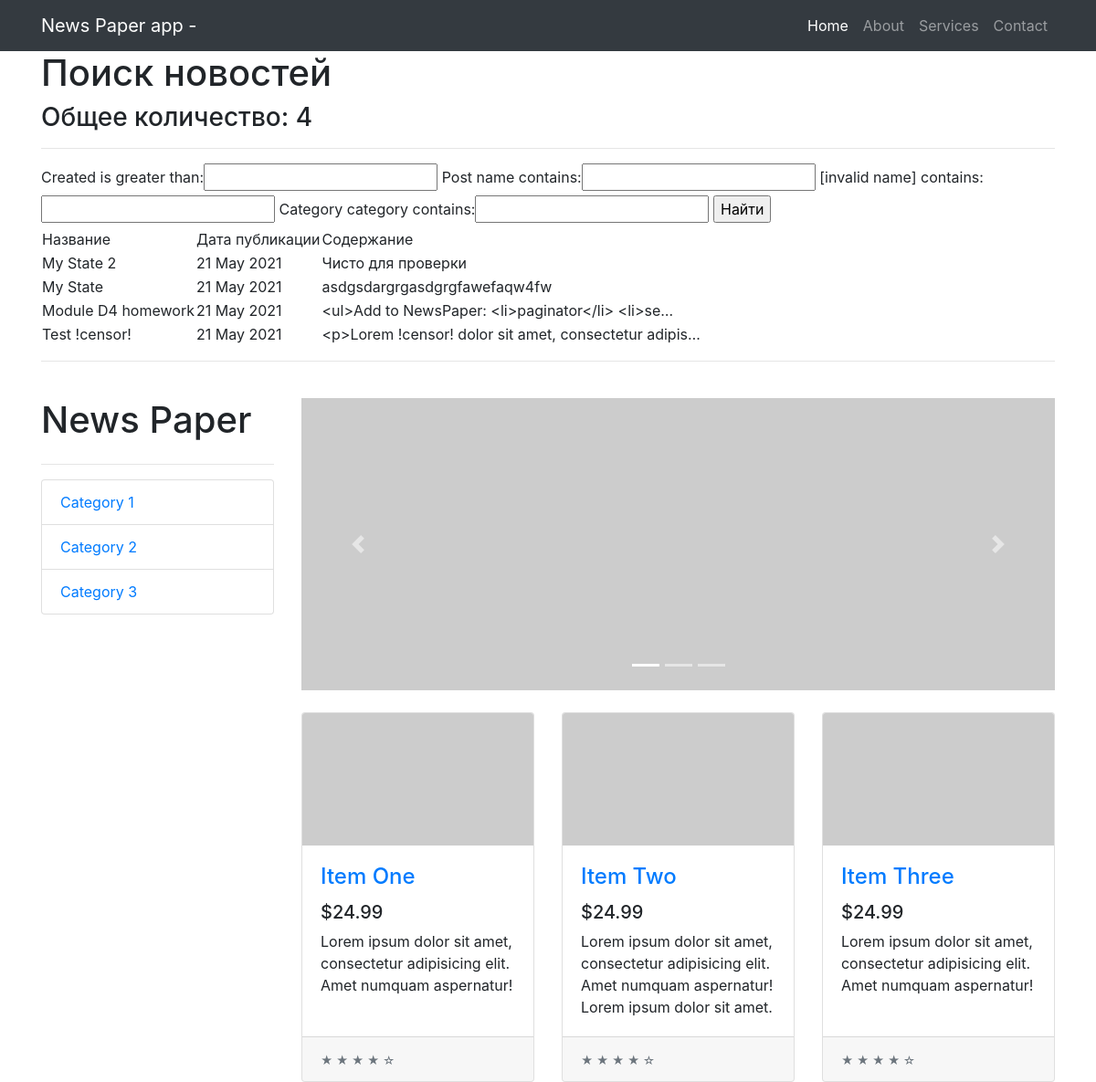
The page /news/search/ (upper part) on the database as committed earlier.
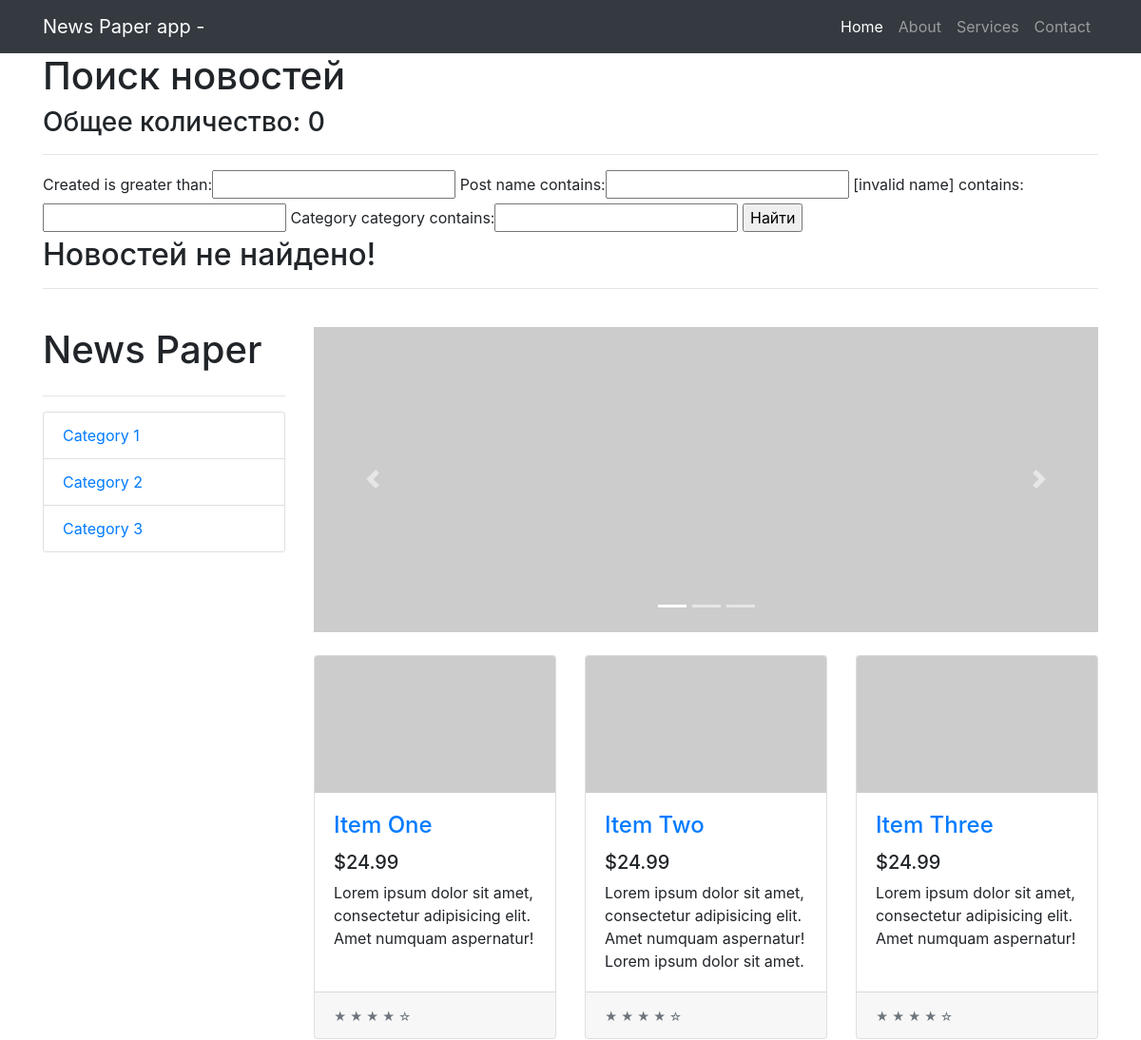
The same page on the database as committed later.
### news/models.py (models this page shows, shortened)
class Post(models.Model):
    state = 'ST'
    new = 'NE'
    POSITIONS = [
        (state, 'Статья'),
        (new, 'Новость')
    ]
    position = models.CharField(max_length=2,
                                choices=POSITIONS,
                                default=state)
    created = models.DateTimeField(auto_now_add=True)
    post_name = models.CharField(max_length=250)
    content = models.TextField()
    rating_post = models.IntegerField(default=0)
    author = models.ForeignKey(Author, on_delete=models.CASCADE)
    category = models.ManyToManyField(Category, through='PostCategory')

### news/views.py (the view)
# urls.py: path('search/', Search.as_view()),
class Search(ListView):
    model = Post
    template_name = 'search.html'
    context_object_name = 'posts'
    ordering = ['-created']
    paginate_by = 10 # поставим постраничный вывод в 10 элементов
    def get_context_data(self, **kwargs):  # забираем отфильтрованные объекты переопределяя
        context = super().get_context_data(**kwargs)
        context['filter'] = PostFilter(self.request.GET,
                                       queryset=self.get_queryset())  # вписываем наш
        return context

### news/templatetags/custom_filters.py (called while the page is built)
@register.filter(name='censor')
def censor(value, arg):
    words = value.split()
    value1 = ''
    for word in words:
        if isinstance(word, str) and isinstance(arg, str):
            if word == arg:
                word = '!censor!'
            value1 += word + ' '
        else:
            raise ValueError(f'Нельзя {type(word)}!')
    return value1

### templates/search.html (shortened to what this page needs)
{% extends 'flatpages/default.html' %}
{% load custom_filters %}
{% block content %}
    <h1>Поиск новостей</h1>
    <h3>Общее количество: {{ posts | length }}</h3>
    <hr>
    <form method="GET">
        {{ filter.form }}
        <input type="submit" value="Найти">
    </form>
    {% if posts %}
        <table>
            <tr>
                <td>
                    Название
                </td>
                <td>
                    Дата публикации
                </td>
                <td>
                    Содержание
                </td>
            </tr>
        {% for post in filter.qs %}
            <tr>
                <td>
                    {{ post.post_name | censor:'new' }}
                </td>
                <td>
                    {{ post.created | date:'d M Y' }}
                </td>
                <td>
                    {{ post.content | truncatechars:50 | censor:'ipsum' }}
                </td>
            </tr>
        {% endfor %}
        </table>
    {% else %}
        <h2>Новостей не найдено!</h2>
    {% endif %}
{% endblock content %}

Rows that differ between the two databases and show on the page:
removed Post: post_name|censor "My State 2", created "21 May 2021", content|censor "Чисто для проверки"
removed Post: post_name|censor "My State", created "21 May 2021", content|censor "asdgsdargrgasdgrgfawefaqw4fw"
removed Post: post_name|censor "Module D4 homework", created "21 May 2021", content|censor "<ul>Add to NewsPaper: <li>paginator</li> <li>se…"
removed Post: post_name|censor "Test !censor!", created "21 May 2021", content|censor "<p>Lorem !censor! dolor sit amet, consectetur adipis…"
Other text that changed with them:
{{ posts | length }}: "4" → "0"
text no longer shown: "Название Дата публикации Содержание"
text now shown: "Новостей не найдено!"
